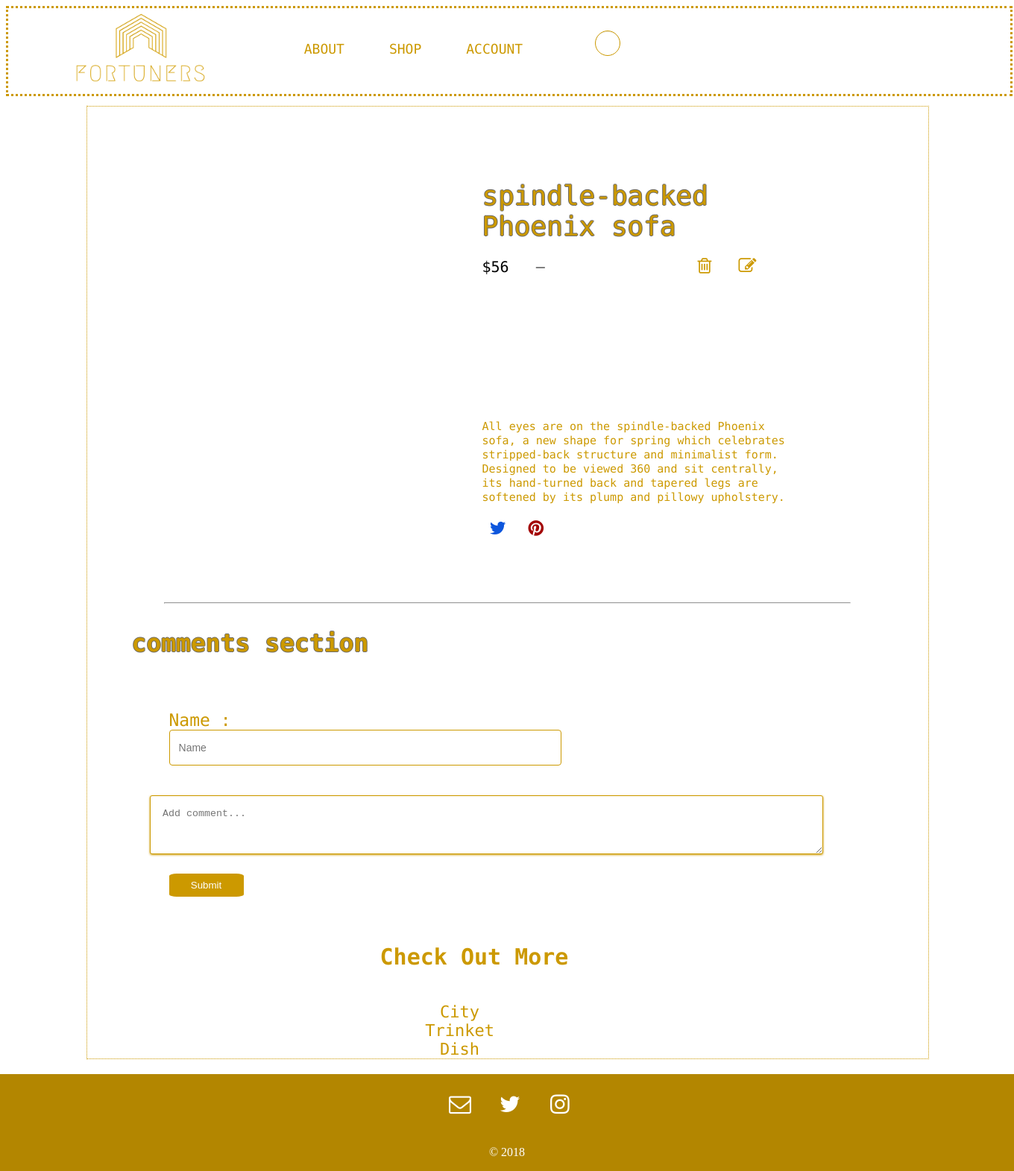
The app's page /productAdmin.php?id=13 (signed in) with its own data.
### tables this page shows
CREATE TABLE `product` (
  `productNo` int(11) NOT NULL,
  `orgPrice` int(10) NOT NULL,
  `price` int(10) NOT NULL,
  `description` text NOT NULL,
  `avgRate` decimal(4,2) NOT NULL DEFAULT '0.00',
  `refunded` varchar(30) NOT NULL DEFAULT '0',
  `sold` int(30) NOT NULL DEFAULT '0',
  `Name` varchar(30) NOT NULL,
  `numOfRate` int(30) NOT NULL DEFAULT '0',
  `catID` int(10) NOT NULL,
  `discount` int(3) NOT NULL DEFAULT '0',
  `pic` varchar(100) NOT NULL
);

### productAdmin.php (the view, shortened to what this page needs)
<!DOCTYPE html>
<html>
<head>
  <link href="CSS/Header.css" rel="stylesheet" type="text/css">
  <link href="CSS/Footer.css" rel="stylesheet" type="text/css">
  <link href="CSS/product.css" rel="stylesheet" type="text/css">
  <link rel="stylesheet" href="https://cdnjs.cloudflare.com/ajax/libs/font-awesome/4.7.0/css/font-awesome.min.css">
  </head>
<body>
<?php include 'personal_header_admin.php';?>
<?php
$PostIDFromURL=$_GET["id"];
$ViewQuery="SELECT * FROM product WHERE productNo='$PostIDFromURL'";
$Execute=mysqli_query($conn,$ViewQuery);
while($DataRows=mysqli_fetch_array($Execute)){
    $Name=$DataRows["Name"];
    $price=$DataRows["price"];
    $description=$DataRows["description"];
    $imgMain=$DataRows["pic"];}
?>
        <div class="navigationbar">
                <div class="container">
        <div class="row">
                <div class="wrapper">
    <div class="info">
                                 <br>
                                  <div class="info-field"> <span class="product-name"><?php echo $Name?></span>
                                  </div>
                                   <div class="info-field"> <p class="product-price">$<?php echo $price ?>   &nbsp;&nbsp;<span style="text-decoration: line-through; color:gray;" class="diss"> </span>&nbsp;&nbsp;&nbsp;&nbsp;&nbsp;&nbsp;&nbsp;&nbsp;&nbsp;&nbsp;&nbsp;&nbsp;&nbsp;  &nbsp;&nbsp; <span><a href="DeletProduct.php?Delet=<?php echo $_GET['id'];?>" style="font-size:24px" class="fa">&#xf014;</a> &nbsp;&nbsp;<a href="EditProduct.php?Edit=<?php echo $_GET['id'];?>" style="font-size:24px" class="fa">&#xf044;</a></p>
                                   </div>
                                     <br><br>
                                     <br><br><br>
                                     <br><br><br>
                                     <div class="info-field"> <span class="product-description"><?php echo $description; ?></span>
                                     </div>
                                     <div class="info-field" class="share">
                                            <a href="https://twitter.com/" class="share-link" id= "twitter"><i style="font-size:24px" class="fa">&#xf099;</i>  </a>
                                            <a href="https://www.pinterest.com/" class="share-link" id= "pin"><i style="font-size:24px" class="fa">&#xf0d2;</i> </a>
                                    </div>
    </div>
                        </div>
                        <br>
                        <hr width=919px;>
                        <p id="commentSection">comments section</p><br><br>
                        <form action="product.php?id=<?php echo $PostIDFromURL; ?>" method="post">
                            <div class="form-group" style="margin-left:110px;">
                                <label for="CommentName">Name : </label>
                                <input class="form-control" type="Name" name="Name" id="Email" placeholder="Name">
                 </div>
                 <div class="comments">
                <div class="comment-wrap">
                   <textarea name="comments" class="comment-block" cols="30" rows="3" style="width:869px;" placeholder="Add comment..."></textarea>
              </div>
        </div>
           <input class="buttonSub" type="submit" class="send-msg" value="Submit" name="submit" style="margin-left:110px;"><br>
                                </form><br>
<br>
<?php
$ViewQuery="SELECT Name,productNo,pic FROM product ORDER BY RAND()";
    $Execute=mysqli_query($conn,$ViewQuery);
    while($DataRows=mysqli_fetch_array($Execute)){
        $productNoCheck=$DataRows["productNo"];
        $NameCheck=$DataRows["Name"];
        $imgMainCheck=$DataRows["pic"];
    }
        ?>
            <div class="section">
                <div class="section-title"><h2>Check Out More </h2></div>
                            <a href="product.php?id=<?php echo $productNoCheck?>" class="sectionProduct">
                                <div style="margin-left:60px;" class="section-image"><img src="<?php echo $imgMainCheck?>" alt=""></div>
                                <div style="margin-left:60px;" class="section-name"><?php echo $NameCheck?></div>
                            </a>
                </div>
            </div>
                    </div>
</body>
  </html>

### CSS/Footer.css (style rules this page uses)
.footer { margin-top:1em; position: absolute; right: 0; left: 0; padding: 1rem; padding: 0.00em; background-color: #b38600; text-align: center; }
.footer p { font-family: "Times New Roman", Times, serif; color:white; }
.footer a { text-decoration:none; color: white; }
.footer .fa { padding: 20px; font-size: 30px; width: 20px; text-align: center; text-decoration: none; margin: 5px 2px; }
.footer .fa-twitter { background:none; color: white; }
.footer .fa-instagram { background: none; color: white; }

### CSS/product.css (style rules this page uses)
div .info-field { color: #cc9900; margin: 20px; padding-right:90px; }
.product-name { font-size: 36px; text-shadow: -1px 0 rgb(109, 108, 108), 0 1px rgb(109, 108, 108), 1px 0 rgb(109, 108, 108), 0 -1px rgb(109, 108, 108); }
.product-price { color:black; font-size: 20px; }
.navigationbar .container { right: 250px; width:84%; margin-left: 8%; margin-right: 8%; margin-top: -3.5%; overflow:hidden; display:inline-block; border:1.5px dotted #cc9900; font-family: 'Nova Mono', sans-serif; }
.wrapper { margin: 60px; }
.info { margin-left: 450px; }
.product-description { font-size: 15px; }
.share-link { margin: 5px; padding: 5px; }
#twitter { color : rgb(13, 86, 221); }
#pin { color: rgb(163, 6, 6); }
a { text-decoration: none; }
#commentSection { font-size: 33px; font-weight: bold; color:#cc9900; margin-left: 60px;; text-shadow: -1px 0 rgb(109, 108, 108), 0 1px rgb(109, 108, 108), 1px 0 rgb(109, 108, 108), 0 -1px rgb(109, 108, 108); }
.form-group { font-size: 23px; color:#cc9900; margin-left: 53px; }
.form-control { display: block; width: 500px; height: 34px; padding: 6px 12px; font-size: 14px; line-height: 1.42857143; color: #cc9900; background-color: #fff; background-image: none; border: 1px solid #cc9900; border-radius: 4px; }
.comment-wrap { margin-bottom: 1.25rem; display: table; width: 100%; min-height: 5.3125rem; }
.comments { margin: 2.5rem auto 0; max-width: 60.75rem; padding: 0 1.25rem; }
.comment-block { border: 1px solid #cc9900; padding: 1rem; background-color: rgb(255, 255, 255); display: table-cell; vertical-align: top; border-radius: 0.1875rem; box-shadow: 0 1px 3px 0 #cc9900; width: 900px; margin-left: 6px; }
.buttonSub { margin-left: 53px; border: 7px solid #cc9900; background-color: #cc9900; color:white; border-radius: 10%; width: 100px; }
.section-title { text-align: center; margin-right: 90px; font-size: 20px; color: #cc9900; margin-bottom: 25px; }
.sectionProduct { display: block; margin-left: 390px; overflow: hidden; width: 280px; }
.section-name { font-size: 22px; margin-left: 40px; text-align: center; margin-right: 60%; width: 100px; }
.section a { color: #cc9900; }

### productAdmin.php (style rules this page uses)
p a { color:#cc9900; }

### records on screen
product: Name "spindle-backed Phoenix sofa", price "56", description "All eyes are on the spindle-backed Phoenix sofa, a new shape for spring which celebrates stripped-back structure and minimalist form. Designed to be viewed 360 and sit centrally, its hand-turned back and tapered legs are softened by its plump and pillowy upholstery."
product: Name "City Trinket Dish"
